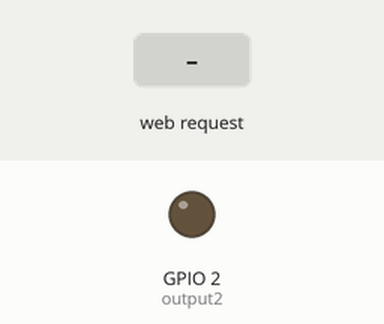
Recording of a sketch running on a simulated ESP32. Parts: output pins drawn as LEDs (lit = HIGH). The inputs (shaded band) are chosen by the test bench. WiFi joins after 1.5 s; servers stay silent unless stated; what the sketch prints to the serial monitor is not drawn.

Above: at 2.7 s.
2.8 s: HTTP request GET /2/on received
At 3.6 s:
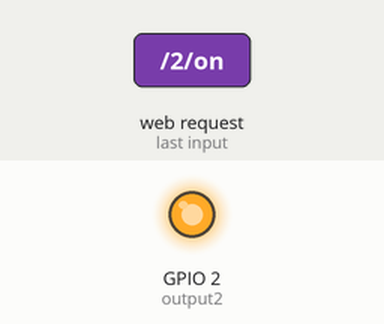
4.3 s: HTTP request GET /2/off received
At 4.8 s:
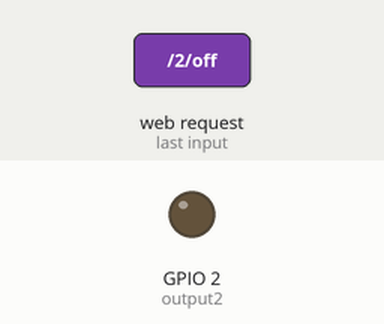
Timing chart, 0 to 7.3 s (numbered marks = the images above; inputs shaded):
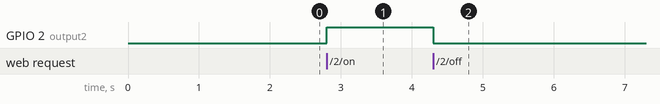

The sketch:

smd7.ino
```cpp
#include <WiFi.h>
#include <AsyncTCP.h>
#include <ESPAsyncWebServer.h>

const char* ssid = "WEBSERVER";          // WiFi 네트워크 이름
const char* password = "20240403";  // WiFi 비밀번호

String output2State = "off";  // GPIO 핀의 초기 상태
const int output2 = 2;        // GPIO 핀 번호

AsyncWebServer server(80);    // 서버 포트 설정

void setup() {
  Serial.begin(115200);
  pinMode(output2, OUTPUT);   // GPIO 핀을 출력으로 설정
  digitalWrite(output2, LOW); // 초기 상태를 LOW로 설정

  // WiFi에 연결
  WiFi.begin(ssid, password);
  Serial.print("WiFi 연결 중");
  while (WiFi.status() != WL_CONNECTED) {
    delay(500);
    Serial.print(".");
  }
  Serial.println("");
  Serial.print("연결된 WiFi 네트워크: ");
  Serial.println(WiFi.SSID());
  Serial.print("IP 주소: ");
  Serial.println(WiFi.localIP());

  // 루트 경로 설정
  server.on("/", HTTP_GET, [](AsyncWebServerRequest *request) {
    String message = "GPIO 2 현재 상태: " + output2State;
    request->send(200, "text/plain; charset=utf-8", message);  // Content-Type에 charset=utf-8 추가
  });

  // GPIO 핀 ON 설정 경로
  server.on("/2/on", HTTP_GET, [] (AsyncWebServerRequest *request) {
    Serial.println("GPIO 2 ON");
    output2State = "on";
    digitalWrite(output2, HIGH);
    String message = "GPIO 2 변경됨: ON";
    request->send(200, "text/plain; charset=utf-8", message);  // Content-Type에 charset=utf-8 추가
  });

  // GPIO 핀 OFF 설정 경로
  server.on("/2/off", HTTP_GET, [] (AsyncWebServerRequest *request) {
    Serial.println("GPIO 2 OFF");
    output2State = "off";
    digitalWrite(output2, LOW);
    String message = "GPIO 2 변경됨: OFF";
    request->send(200, "text/plain; charset=utf-8", message);  // Content-Type에 charset=utf-8 추가
  });

  server.begin();  // 웹 서버 시작
}

void loop() {
}
```

Measured:
- after the input at 2.8 s, GPIO 2 (output2): LOW → HIGH at once
- after the input at 4.3 s, GPIO 2 (output2): HIGH → LOW at once
